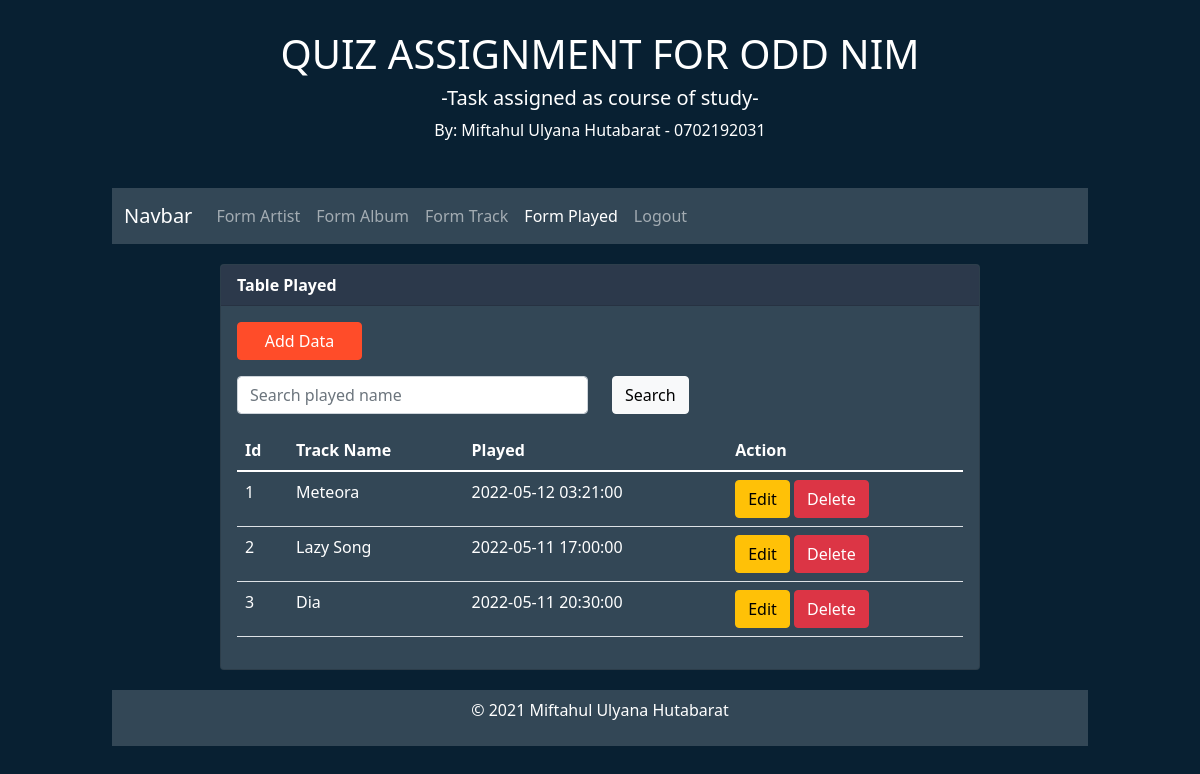
The app's page /PHP/belajar_crud_procedural/form_played.php with its own data.
### tables this page shows
CREATE TABLE `tb_played` (
  `ply_id` int(11) NOT NULL,
  `ply_id_track` int(11) DEFAULT NULL,
  `ply_played` timestamp NOT NULL DEFAULT current_timestamp() ON UPDATE current_timestamp()
);

CREATE TABLE `tb_track` (
  `trc_id` int(11) NOT NULL,
  `trc_name` varchar(100) DEFAULT NULL,
  `trc_id_album` int(11) DEFAULT NULL,
  `trc_time` decimal(4,0) DEFAULT NULL
);

### PHP/belajar_crud_procedural/connection&readData.php (called while the page is built, shortened)
<?php
$conn = mysqli_connect("localhost", "root", "", "db_pbwd_quiz_ganjil");
function readData($queryRead){
    global $conn;
    $result = mysqli_query($conn, $queryRead);
    $rows = [];
    while($row = mysqli_fetch_assoc($result)){
        $rows[] = $row;
    }
    return $rows;
}
?>

### PHP/belajar_crud_procedural/form_played.php (the view, shortened to what this page needs)
<?php
$rows_played    = readData("SELECT * FROM tb_played ORDER BY ply_id");
$rows_track     = readData("SELECT * FROM tb_track ORDER BY trc_id");
?>
<!DOCTYPE html>
<html lang="en">
<head>
    <link href="https://cdn.jsdelivr.net/npm/bootstrap@5.1.3/dist/css/bootstrap.min.css" rel="stylesheet">
</head>
<body style="background-color:#082032; color:white;">
    <div class="container" style="max-width:1000px;">
        <header style="color:white; padding:30px; text-align:center;">
            <h1>QUIZ ASSIGNMENT FOR ODD NIM</h1>
            <h5>-Task assigned as course of study-</h5>
            <p>By: Miftahul Ulyana Hutabarat - 0702192031</p>
        </header>
        <nav class="navbar navbar-expand-lg navbar-dark" style="background-color: #334756">
            <div class="container-fluid">
                <a class="navbar-brand" href="#">Navbar</a>
                <div class="collapse navbar-collapse" id="navbarNavAltMarkup">
                    <div class="navbar-nav">
                        <a class="nav-link" href="form_artist.php">Form Artist</a>
                        <a class="nav-link" href="form_album.php">Form Album</a>
                        <a class="nav-link" href="form_track.php">Form Track</a>
                        <a class="nav-link active" aria-current="page" href="form_played.php">Form Played</a>
                        <a class="nav-link" href="logout.php">Logout</a>
                    </div>
                </div>
            </div>
        </nav>
        <main style="max-width:800px; margin:10px auto;">
            <div class="card" style="background-color:#334756; margin:20px;">
                <div class="card-header" style="background-color:#2C394B; font-weight:bold;">
                    Table Played
                </div>
                <div class="card-body">
                    <div class="mb-3 row" >
                        <button type="button" class="btn btn-primary col-sm-2" style="background-color: #FF4C29; border: 1px solid #FF4C29; margin-left:12px;" data-bs-toggle="modal" data-bs-target="#modalCreate">
                            Add Data
                        </button>
                    </div>
                    <form method="POST">
                        <div class="mb-3 row">
                            <div class="col-sm-6">
                                <input type="text" class="form-control" name="keyword" autofocus placeholder="Search played name">
                            </div>
                            <div class="col-sm-1">
                                <button type="submit" name="btnSearch" class="btn btn-light">Search</button>
                            </div>
                        </div>
                    </form>
                    <table class="table table-hover text-white">
                        <thead>
                            <tr>
                                <th scope="col">Id</th>
                                <th scope="col">Track Name</th>
                                <th scope="col">Played</th>
                                <th scope="col">Action</th>
                            </tr>
                        </thead>
                        <tbody>
                        <?php foreach($rows_played as $row_played):?>
                            <tr>
                                <td scope = "row"> <?php echo $row_played["ply_id"]; ?> </td>
                                <?php foreach($rows_track as $row_track):
                                    if($row_played["ply_id_track"] == $row_track["trc_id"]):
                                        $row_played["ply_id_track"] = $row_track["trc_name"];?>
                                <td scope = "row"> <?php echo $row_played["ply_id_track"]; ?> </td>
                                <?php endif; endforeach; ?>
                                <td scope = "row"> <?php echo $row_played["ply_played"]; ?> </td>
                                <td scope = "row">
                                    <button type="button" class="btn btn-warning" data-bs-toggle="modal" data-bs-target="#modalEdit<?php echo $row_played["ply_id"];?>">
                                        Edit
                                    </button>
                                    <a 	href="form_played.php?btnDelete&id=<?php echo $row_played["ply_id"];?>"
                                        onclick="return confirm('yakin ingin menghapus data?')">
                                        <button type="button" class="btn btn-danger">Delete</button>
                                    </a>
                                </td>
                            </tr>
                        <?php endforeach; ?>
                        </tbody>
                    </table>
                </div>
            </div>
        </main>
        <footer style="text-align:center; padding:8px; background-color: #334756;">
            <p>© 2021 Miftahul Ulyana Hutabarat</p>
        </footer>
    </div>
</body>
</html>

### records on screen
tb_played: ply_id "1", ply_played "2022-05-12 03:21:00"
tb_track: ply_id_track "Meteora"
tb_played: ply_id "2", ply_played "2022-05-11 17:00:00"
tb_track: ply_id_track "Lazy Song"
tb_played: ply_id "3", ply_played "2022-05-11 20:30:00"
tb_track: ply_id_track "Dia"
